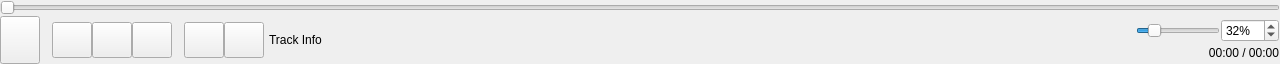
<?xml version="1.0" encoding="UTF-8"?>
<ui version="4.0">
 <class>ControlBar</class>
 <widget class="QWidget" name="ControlBar">
  <property name="geometry">
   <rect>
    <x>0</x>
    <y>0</y>
    <width>1280</width>
    <height>64</height>
   </rect>
  </property>
  <property name="windowTitle">
   <string>Form</string>
  </property>
  <layout class="QVBoxLayout" name="verticalLayout">
   <property name="spacing">
    <number>0</number>
   </property>
   <property name="leftMargin">
    <number>0</number>
   </property>
   <property name="topMargin">
    <number>0</number>
   </property>
   <property name="rightMargin">
    <number>0</number>
   </property>
   <property name="bottomMargin">
    <number>0</number>
   </property>
   <item>
    <widget class="ClickableSlider" name="progressSlider">
     <property name="maximumSize">
      <size>
       <width>16777215</width>
       <height>16</height>
      </size>
     </property>
     <property name="styleSheet">
      <string notr="true"/>
     </property>
     <property name="maximum">
      <number>100</number>
     </property>
     <property name="orientation">
      <enum>Qt::Orientation::Horizontal</enum>
     </property>
    </widget>
   </item>
   <item>
    <widget class="QWidget" name="widget_2" native="true">
     <property name="sizePolicy">
      <sizepolicy hsizetype="Preferred" vsizetype="Fixed">
       <horstretch>0</horstretch>
       <verstretch>0</verstretch>
      </sizepolicy>
     </property>
     <property name="maximumSize">
      <size>
       <width>16777215</width>
       <height>48</height>
      </size>
     </property>
     <layout class="QHBoxLayout" name="horizontalLayout">
      <property name="spacing">
       <number>0</number>
      </property>
      <property name="leftMargin">
       <number>0</number>
      </property>
      <property name="topMargin">
       <number>0</number>
      </property>
      <property name="rightMargin">
       <number>0</number>
      </property>
      <property name="bottomMargin">
       <number>0</number>
      </property>
      <item>
       <widget class="QPushButton" name="playPauseButton">
        <property name="sizePolicy">
         <sizepolicy hsizetype="Fixed" vsizetype="Fixed">
          <horstretch>0</horstretch>
          <verstretch>0</verstretch>
         </sizepolicy>
        </property>
        <property name="maximumSize">
         <size>
          <width>48</width>
          <height>48</height>
         </size>
        </property>
        <property name="toolTip">
         <string>再生 / 一時停止</string>
        </property>
        <property name="text">
         <string/>
        </property>
        <property name="icon">
         <iconset resource="../../../resources/resources.qrc">
          <normaloff>:/icons/light/play_arrow_light.png</normaloff>:/icons/light/play_arrow_light.png</iconset>
        </property>
        <property name="iconSize">
         <size>
          <width>41</width>
          <height>41</height>
         </size>
        </property>
       </widget>
      </item>
      <item>
       <spacer name="horizontalSpacer_4">
        <property name="orientation">
         <enum>Qt::Orientation::Horizontal</enum>
        </property>
        <property name="sizeType">
         <enum>QSizePolicy::Policy::Fixed</enum>
        </property>
        <property name="sizeHint" stdset="0">
         <size>
          <width>12</width>
          <height>20</height>
         </size>
        </property>
       </spacer>
      </item>
      <item>
       <widget class="QPushButton" name="prevButton">
        <property name="sizePolicy">
         <sizepolicy hsizetype="Fixed" vsizetype="Fixed">
          <horstretch>0</horstretch>
          <verstretch>0</verstretch>
         </sizepolicy>
        </property>
        <property name="maximumSize">
         <size>
          <width>42</width>
          <height>36</height>
         </size>
        </property>
        <property name="toolTip">
         <string>前のトラックへ</string>
        </property>
        <property name="text">
         <string/>
        </property>
        <property name="icon">
         <iconset resource="../../../resources/resources.qrc">
          <normaloff>:/icons/light/skip_previous_light.png</normaloff>:/icons/light/skip_previous_light.png</iconset>
        </property>
        <property name="iconSize">
         <size>
          <width>36</width>
          <height>36</height>
         </size>
        </property>
       </widget>
      </item>
      <item>
       <widget class="QPushButton" name="stopButton">
        <property name="sizePolicy">
         <sizepolicy hsizetype="Fixed" vsizetype="Fixed">
          <horstretch>0</horstretch>
          <verstretch>0</verstretch>
         </sizepolicy>
        </property>
        <property name="maximumSize">
         <size>
          <width>42</width>
          <height>36</height>
         </size>
        </property>
        <property name="toolTip">
         <string>停止</string>
        </property>
        <property name="text">
         <string/>
        </property>
        <property name="icon">
         <iconset resource="../../../resources/resources.qrc">
          <normaloff>:/icons/light/stop_light.png</normaloff>:/icons/light/stop_light.png</iconset>
        </property>
        <property name="iconSize">
         <size>
          <width>36</width>
          <height>36</height>
         </size>
        </property>
       </widget>
      </item>
      <item>
       <widget class="QPushButton" name="nextButton">
        <property name="sizePolicy">
         <sizepolicy hsizetype="Fixed" vsizetype="Fixed">
          <horstretch>0</horstretch>
          <verstretch>0</verstretch>
         </sizepolicy>
        </property>
        <property name="maximumSize">
         <size>
          <width>42</width>
          <height>36</height>
         </size>
        </property>
        <property name="toolTip">
         <string>次のトラックへ</string>
        </property>
        <property name="text">
         <string/>
        </property>
        <property name="icon">
         <iconset resource="../../../resources/resources.qrc">
          <normaloff>:/icons/light/skip_next_light.png</normaloff>:/icons/light/skip_next_light.png</iconset>
        </property>
        <property name="iconSize">
         <size>
          <width>36</width>
          <height>36</height>
         </size>
        </property>
       </widget>
      </item>
      <item>
       <spacer name="horizontalSpacer_5">
        <property name="orientation">
         <enum>Qt::Orientation::Horizontal</enum>
        </property>
        <property name="sizeType">
         <enum>QSizePolicy::Policy::Fixed</enum>
        </property>
        <property name="sizeHint" stdset="0">
         <size>
          <width>12</width>
          <height>20</height>
         </size>
        </property>
       </spacer>
      </item>
      <item>
       <widget class="QPushButton" name="repeatButton">
        <property name="sizePolicy">
         <sizepolicy hsizetype="Fixed" vsizetype="Fixed">
          <horstretch>0</horstretch>
          <verstretch>0</verstretch>
         </sizepolicy>
        </property>
        <property name="maximumSize">
         <size>
          <width>42</width>
          <height>36</height>
         </size>
        </property>
        <property name="toolTip">
         <string/>
        </property>
        <property name="text">
         <string/>
        </property>
        <property name="icon">
         <iconset resource="../../../resources/resources.qrc">
          <normaloff>:/icons/light/repeat_light.png</normaloff>:/icons/light/repeat_light.png</iconset>
        </property>
        <property name="iconSize">
         <size>
          <width>32</width>
          <height>32</height>
         </size>
        </property>
       </widget>
      </item>
      <item>
       <widget class="QPushButton" name="shuffleButton">
        <property name="sizePolicy">
         <sizepolicy hsizetype="Fixed" vsizetype="Fixed">
          <horstretch>0</horstretch>
          <verstretch>0</verstretch>
         </sizepolicy>
        </property>
        <property name="maximumSize">
         <size>
          <width>42</width>
          <height>36</height>
         </size>
        </property>
        <property name="toolTip">
         <string/>
        </property>
        <property name="text">
         <string/>
        </property>
        <property name="icon">
         <iconset resource="../../../resources/resources.qrc">
          <normaloff>:/icons/light/shuffle_light.png</normaloff>:/icons/light/shuffle_light.png</iconset>
        </property>
        <property name="iconSize">
         <size>
          <width>32</width>
          <height>32</height>
         </size>
        </property>
       </widget>
      </item>
      <item>
       <spacer name="horizontalSpacer">
        <property name="orientation">
         <enum>Qt::Orientation::Horizontal</enum>
        </property>
        <property name="sizeType">
         <enum>QSizePolicy::Policy::Fixed</enum>
        </property>
        <property name="sizeHint" stdset="0">
         <size>
          <width>5</width>
          <height>20</height>
         </size>
        </property>
       </spacer>
      </item>
      <item>
       <widget class="QLabel" name="trackInfoLabel">
        <property name="sizePolicy">
         <sizepolicy hsizetype="Expanding" vsizetype="Expanding">
          <horstretch>0</horstretch>
          <verstretch>0</verstretch>
         </sizepolicy>
        </property>
        <property name="text">
         <string>Track Info</string>
        </property>
        <property name="wordWrap">
         <bool>true</bool>
        </property>
       </widget>
      </item>
      <item>
       <layout class="QHBoxLayout" name="playlistButtonLayout">
        <property name="spacing">
         <number>0</number>
        </property>
       </layout>
      </item>
      <item>
       <widget class="QWidget" name="rightWidget" native="true">
        <property name="sizePolicy">
         <sizepolicy hsizetype="Fixed" vsizetype="Preferred">
          <horstretch>0</horstretch>
          <verstretch>0</verstretch>
         </sizepolicy>
        </property>
        <property name="maximumSize">
         <size>
          <width>256</width>
          <height>64</height>
         </size>
        </property>
        <layout class="QVBoxLayout" name="verticalLayout_2">
         <property name="spacing">
          <number>0</number>
         </property>
         <property name="leftMargin">
          <number>1</number>
         </property>
         <property name="topMargin">
          <number>2</number>
         </property>
         <property name="rightMargin">
          <number>1</number>
         </property>
         <property name="bottomMargin">
          <number>2</number>
         </property>
         <item>
          <widget class="QWidget" name="volumeWidget" native="true">
           <layout class="QHBoxLayout" name="horizontalLayout_2">
            <property name="spacing">
             <number>1</number>
            </property>
            <property name="leftMargin">
             <number>0</number>
            </property>
            <property name="topMargin">
             <number>0</number>
            </property>
            <property name="rightMargin">
             <number>0</number>
            </property>
            <property name="bottomMargin">
             <number>0</number>
            </property>
            <item>
             <widget class="QPushButton" name="volumeMuteButton">
              <property name="sizePolicy">
               <sizepolicy hsizetype="Fixed" vsizetype="Fixed">
                <horstretch>0</horstretch>
                <verstretch>0</verstretch>
               </sizepolicy>
              </property>
              <property name="minimumSize">
               <size>
                <width>28</width>
                <height>25</height>
               </size>
              </property>
              <property name="maximumSize">
               <size>
                <width>28</width>
                <height>28</height>
               </size>
              </property>
              <property name="toolTip">
               <string>ミュート切替</string>
              </property>
              <property name="styleSheet">
               <string notr="true">QPushButton#volumeMuteButton {
    background-color: transparent;
    border: none;
}</string>
              </property>
              <property name="text">
               <string/>
              </property>
              <property name="icon">
               <iconset resource="../../../resources/resources.qrc">
                <normaloff>:/icons/light/volume_up_light.png</normaloff>:/icons/light/volume_up_light.png</iconset>
              </property>
              <property name="iconSize">
               <size>
                <width>28</width>
                <height>28</height>
               </size>
              </property>
              <property name="flat">
               <bool>true</bool>
              </property>
             </widget>
            </item>
            <item>
             <widget class="ClickableSlider" name="volumeSlider">
              <property name="sizePolicy">
               <sizepolicy hsizetype="Preferred" vsizetype="Fixed">
                <horstretch>0</horstretch>
                <verstretch>0</verstretch>
               </sizepolicy>
              </property>
              <property name="maximumSize">
               <size>
                <width>128</width>
                <height>16777215</height>
               </size>
              </property>
              <property name="styleSheet">
               <string notr="true"/>
              </property>
              <property name="maximum">
               <number>200</number>
              </property>
              <property name="value">
               <number>32</number>
              </property>
              <property name="tracking">
               <bool>true</bool>
              </property>
              <property name="orientation">
               <enum>Qt::Orientation::Horizontal</enum>
              </property>
             </widget>
            </item>
            <item>
             <widget class="QSpinBox" name="volumeSpinBox">
              <property name="maximumSize">
               <size>
                <width>72</width>
                <height>16777215</height>
               </size>
              </property>
              <property name="styleSheet">
               <string notr="true"/>
              </property>
              <property name="suffix">
               <string>%</string>
              </property>
              <property name="maximum">
               <number>200</number>
              </property>
              <property name="singleStep">
               <number>1</number>
              </property>
              <property name="value">
               <number>32</number>
              </property>
             </widget>
            </item>
           </layout>
          </widget>
         </item>
         <item>
          <widget class="QLabel" name="timeLabel">
           <property name="sizePolicy">
            <sizepolicy hsizetype="MinimumExpanding" vsizetype="Fixed">
             <horstretch>0</horstretch>
             <verstretch>0</verstretch>
            </sizepolicy>
           </property>
           <property name="maximumSize">
            <size>
             <width>256</width>
             <height>30</height>
            </size>
           </property>
           <property name="text">
            <string>00:00 / 00:00</string>
           </property>
           <property name="alignment">
            <set>Qt::AlignmentFlag::AlignRight|Qt::AlignmentFlag::AlignTrailing|Qt::AlignmentFlag::AlignVCenter</set>
           </property>
          </widget>
         </item>
        </layout>
       </widget>
      </item>
     </layout>
    </widget>
   </item>
  </layout>
 </widget>
 <customwidgets>
  <customwidget>
   <class>ClickableSlider</class>
   <extends>QSlider</extends>
   <header>clickable_slider.h</header>
  </customwidget>
 </customwidgets>
 <resources>
  <include location="../../../resources/resources.qrc"/>
 </resources>
 <connections/>
</ui>
